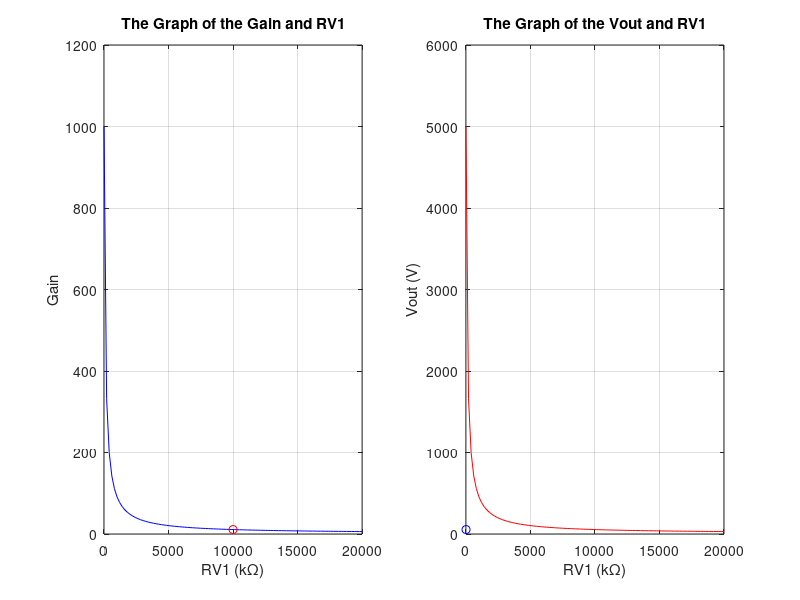

This figure's MATLAB source:

Vin = 5;         
R4 = 100000;      
R5 = 100;        
RV1 = 10000;      
Av = 1 + R4/(R5 + RV1);
Vout = Av * Vin;
RV1_values = linspace(0, 20000, 100);   
Av_values = 1 + R4./(R5 + RV1_values);
Vout_values = Av_values * Vin;
figure;
subplot(1, 2, 1);
plot(RV1_values, Av_values, 'b-');
hold on;
plot(RV1, Av, 'ro');
grid on;
xlabel('RV1 (kΩ)');
ylabel('Gain');
title('The Graph of the Gain and RV1');
subplot(1, 2, 2);
plot(RV1_values, Vout_values, 'r-');
hold on;
plot(RV1/1000, Vout, 'bo');
grid on;
xlabel('RV1 (kΩ)');
ylabel('Vout (V)');
title('The Graph of the Vout and RV1');

